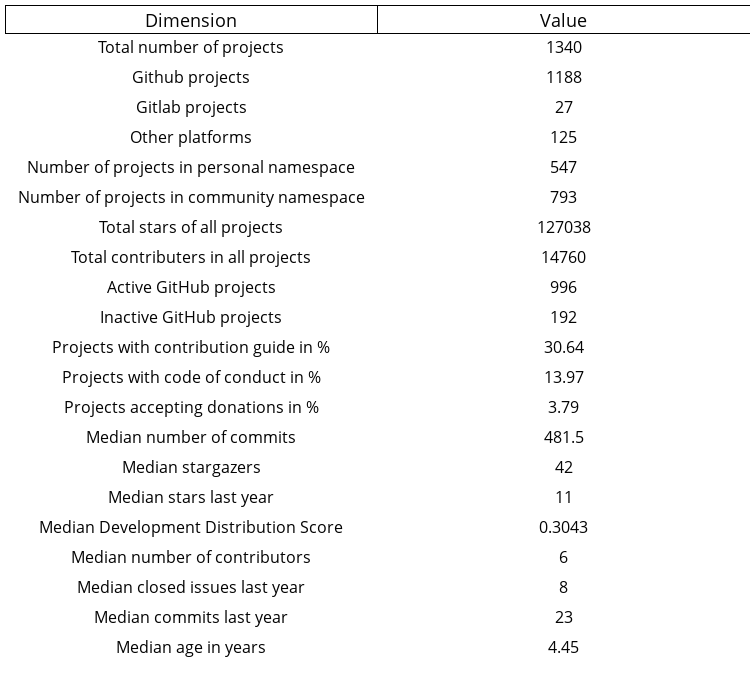

The code cell stored with this chart in its notebook:
### Code cell
fig = go.Figure(
    data=[
        go.Table(
            header=dict(values=["Dimension", "Value"],line_color='#000000',
                        fill_color='#ffffff', font_size=18 ,  ),
            cells=dict(
                        fill_color='#ffffff',
                        line_color='#ffffff',
                        font_size=16,
                        height=30,
                values=[
                    [
                        "Total number of projects",
                        "Github projects",
                        "Gitlab projects",
                        "Other platforms",
                        "Number of projects in personal namespace",
                        "Number of projects in community namespace",
                        "Total stars of all projects",
                        "Total contributors in all projects",
                        "Active GitHub projects",
                        "Inactive GitHub projects",
                        "Projects with contribution guide in %",
                        "Projects with code of conduct in %",
                        "Projects accepting donations in %",
                        "Median number of commits",
                        "Median stargazers",
                        "Median stars last year",
                        "Median Development Distribution Score",
                        "Median number of contributors",
                        "Median closed issues last year",
                        "Median commits last year",
                        "Median age in years",
                    ],
                    [
                        df_raw["project_name"].count(),
                        df_raw["platform"].value_counts()["github"],
                        df_raw["platform"].value_counts()["gitlab"],
                        df_raw["platform"].value_counts()["custom"],
                        df_raw["project_name"].count() - df_raw["organization"].count(),
                        df_raw["organization"].count(),
                        df_raw["stargazers_count"].sum(),
                        df_raw["contributors"].sum(),
                        df_raw["project_active"].value_counts()[True],
                        df_raw["project_active"].value_counts()[False],
                        round(df_raw["contribution_guide"].value_counts(normalize=True)[True]*100,2),
                        round(df_raw["code_of_conduct"].value_counts(normalize=True)[True]*100,2),
                        round(df_raw["accepts_donations"].value_counts(normalize=True)[True]*100,2),
                        df_raw["total_number_of_commits"].median(),
                        df_raw["stargazers_count"].median(),
                        df_raw["stars_last_year"].median(),
                        round(df_raw["development_distribution_score"].median(),4),
                        df_raw["contributors"].median(),
                        df_raw["issues_closed_last_year"].median(),
                        df_raw["total_commits_last_year"].median(),
                        round(df_raw["project_age_in_years"].median(),2),
                        
                    ],
                ]
            ),
        )
    ]
)


fig['layout'].update(margin=dict(l=5,r=0,b=0,t=5))
fig.update_layout(
height=700,
width=750
)
fig.show()

### Figure 1 — Plotly figure (JSON) as saved in the notebook; plotly's stock layout.template omitted (floating-point values rounded to 4 significant figures)
{"data": [{"cells": {"fill": {"color": "#ffffff"}, "font": {"size": 16}, "height": 30, "line": {"color": "#ffffff"}, "values": [["Total number of projects", "Github projects", "Gitlab projects", "Other platforms", "Number of projects in personal namespace", "Number of projects in community namespace", "Total stars of all projects", "Total contributers in all projects", "Active GitHub projects", "Inactive GitHub projects", "Projects with contribution guide in %", "Projects with code of conduct in %", "Projects accepting donations in %", "Median number of commits", "Median stargazers", "Median stars last year", "Median Development Distribution Score", "Median number of contributors", "Median closed issues last year", "Median commits last year", "Median age in years"], [1340, 1188, 27, 125, 547, 793, 127038, 14760, 996, 192, 30.64, 13.97, 3.79, 481.5, 42, 11, 0.3043, 6, 8, 23, 4.45]]}, "header": {"fill": {"color": "#ffffff"}, "font": {"size": 18}, "line": {"color": "#000000"}, "values": ["Dimension", "Value"]}, "type": "table"}], "layout": {"height": 700, "margin": {"b": 0, "l": 5, "r": 0, "t": 5}, "width": 750}}
